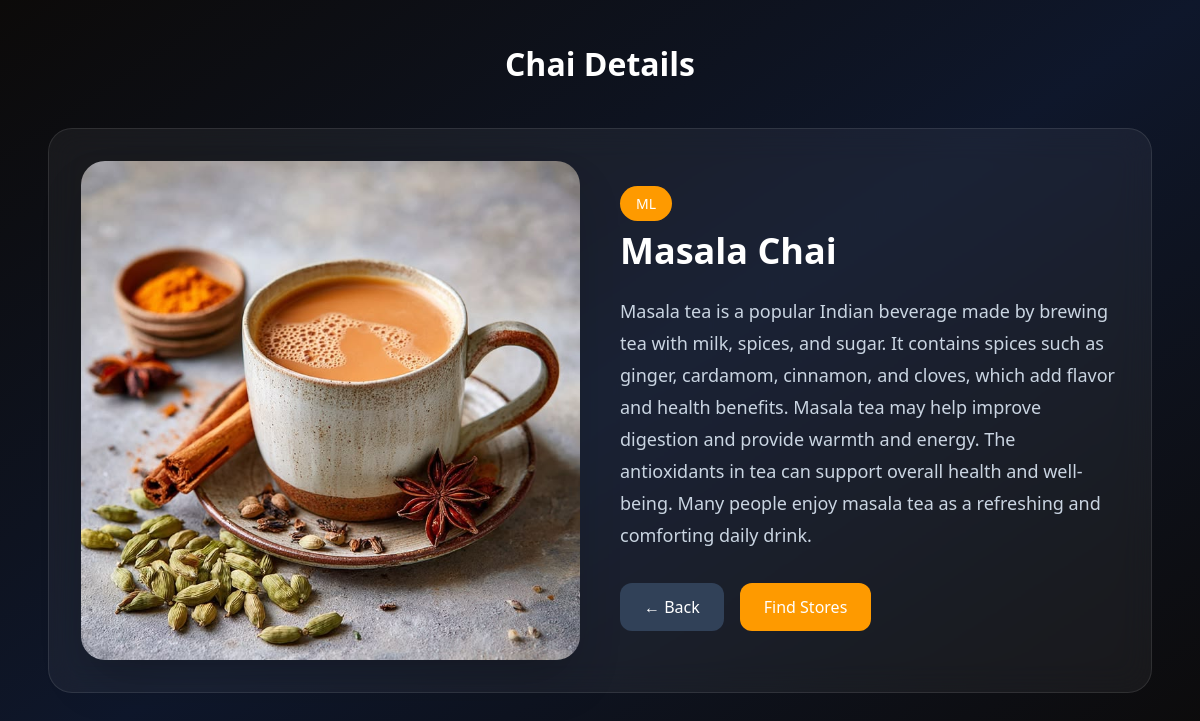
Page /chai/1/ on the committed database.
### chai/models.py (models this page shows, shortened)
class ChaiVariety(models.Model):
    CHAI_TYPE_CHOICE = [
        ('ML' , 'Masala Chai'),
        ('GR' , 'Green Chai'),
        ('HR' , 'Herbal Chai'),
        ('EL' , 'Elachi Chai'),
        ('KL' , 'Kiwi Chai'),
        ('PL' , 'Plain Chai'),
    ]
    name = models.CharField(max_length=100)
    image = models.ImageField(upload_to='chais/',blank=True,null=True)
    date_added = models.DateTimeField(default=timezone.now)
    description = models.TextField(default=' ')
    type = models.CharField(max_length=2, choices=CHAI_TYPE_CHOICE)

### chai/views.py (the view)
# urls.py: path('<int:chai_id>/', views.chai_detail, name='chai_detail'),
def chai_detail(request, chai_id):
    chai = get_object_or_404(ChaiVariety, pk=chai_id)
    return render(request, 'chai/chai_detail.html', {'chai': chai})

### chai/templates/chai/chai_detail.html (shortened to what this page needs)
{% extends "layout.html" %}
{% block content %}
<div class="max-w-6xl mx-auto px-6 py-12">
    <h1 class="text-5xl font-bold text-center mb-12">
        Chai Details
    </h1>
    <div class="grid md:grid-cols-2 gap-10 items-center bg-white/5 backdrop-blur-lg border border-white/10 rounded-3xl p-8">
        <div>
            <img src="{{ chai.image.url }}"
                 alt="{{ chai.name }}"
                 class="w-full rounded-3xl shadow-2xl">
        </div>
        <div>
            <span class="bg-amber-500 text-white px-4 py-2 rounded-full text-sm">
                {{ chai.type }}
            </span>
            <h2 class="text-4xl font-bold mt-4">
                {{ chai.name }}
            </h2>
            <p class="text-slate-300 mt-6 leading-8 text-lg">
                {{ chai.description }}
            </p>
            <div class="mt-8 flex gap-4">
                <a href="{% url 'all_chai' %}"
                   class="px-6 py-3 bg-slate-700 rounded-xl hover:bg-slate-600 transition">
                    ← Back
                </a>
                <a href="{% url 'chai_stores' %}?chai={{ chai.id }}"
                   class="px-6 py-3 bg-amber-500 rounded-xl hover:bg-amber-600 transition">
                   Find Stores
                </a>
            </div>
        </div>
    </div>
</div>
{% endblock %}

### static/style.css (style rules this page uses)
body { color: white; }
h1 { text-align: center; font-size: 2em; }

### rows in the picture
ChaiVariety: image (picture), type "ML", name "Masala Chai", description "Masala tea is a popular Indian beverage made by brewing tea with milk, spices, and sugar. It contains spices such as ginger, cardamom, cinnamon, and cloves, which add flavor and health benefits. Masala tea may help improve digestion and provide warmth and energy. The antioxidants in tea can support overall health and well-being. Many people enjoy masala tea as a refreshing and comforting daily drink."
